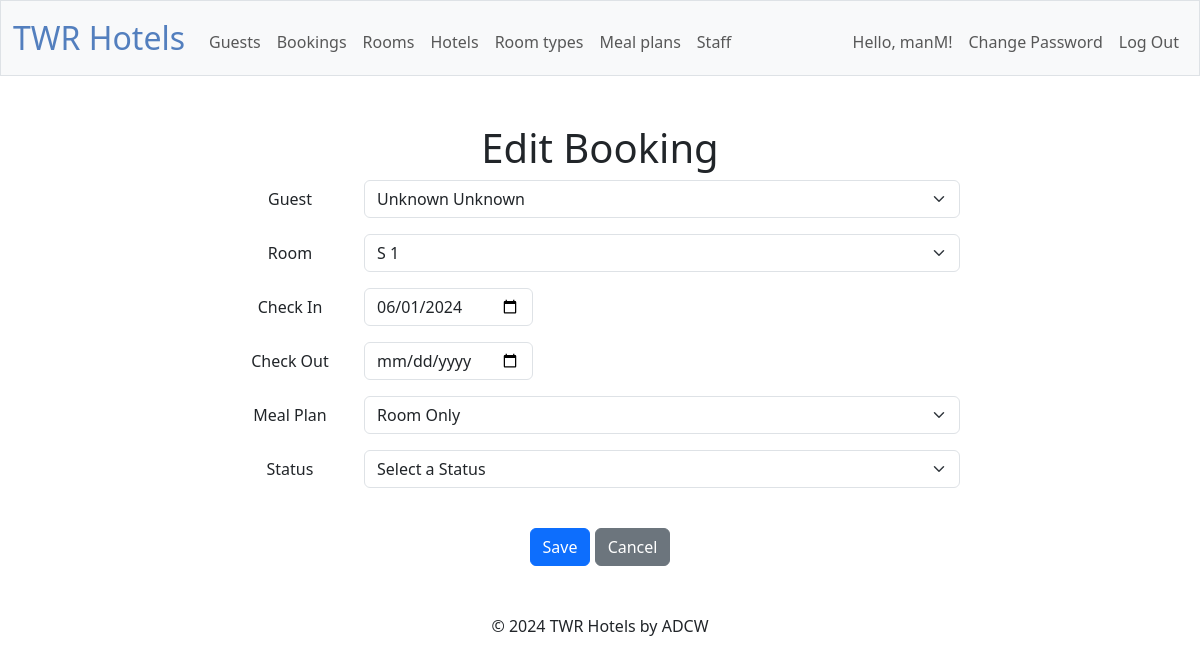
The app's page /edit_booking?bookingid=1 (signed in) with its own data.
### tables this page shows
CREATE TABLE "bookings" (bookingID INTEGER PRIMARY KEY AUTOINCREMENT NOT NULL, guestID INTEGER NOT NULL, roomID INTEGER NOT NULL, checkInDate DATE NOT NULL, checkOutDate DATE NOT NULL, mealPlanID INTEGER NOT NULL, statusID INTEGER, FOREIGN KEY (guestID) REFERENCES guests(guestID), FOREIGN KEY (roomID) REFERENCES rooms(roomID), FOREIGN KEY (mealPlanID) REFERENCES mealPlans(mealPlanID), FOREIGN KEY (statusID) REFERENCES status(statusID));

CREATE TABLE "guests" (guestID INTEGER PRIMARY KEY AUTOINCREMENT NOT NULL, firstName TEXT NOT NULL, lastName TEXT NOT NULL, dateOfBirth DATE NOT NULL, address TEXT, countryID INTEGER NOT NULL, phone INTEGER NOT NULL,  email TEXT NOT NULL, idType INTEGER NOT NULL, idNumber INTEGER NOT NULL, FOREIGN KEY (idType) REFERENCES identityDocs(idID), FOREIGN KEY (countryID) REFERENCES countries(num_code));

CREATE TABLE "rooms" (roomID INTEGER PRIMARY KEY AUTOINCREMENT NOT NULL, hotelID INTEGER NOT NULL, typeID INTEGER NOT NULL, statusID INTEGER NOT NULL, roomNo TEXT NOT NULL, FOREIGN KEY (hotelID) REFERENCES Hotels(hotelID),  FOREIGN KEY (typeID) REFERENCES "roomTypes"(typeID), FOREIGN KEY (statusID) REFERENCES status(statusID));

CREATE TABLE "mealPlans" (mealPlanID INTEGER PRIMARY KEY AUTOINCREMENT NOT NULL, name TEXT NOT NULL, statusID INTEGER NOT NULL, FOREIGN KEY (statusID) REFERENCES status(statusID));

### app.py (the view, shortened to what this page needs)
@app.route("/edit_booking", methods=["GET", "POST"])
@login_required
def edit_booking():
    bookingID = request.args.get("bookingid")
    booking = db.execute(
        "SELECT * FROM bookings WHERE bookingID = ?", bookingID)
    booking = booking[0] if booking else None
    guests = db.execute("SELECT * FROM guests")
    rooms = db.execute(
        "SELECT rooms.roomID, hotels.name as hotelName , roomTypes.name as roomTypeName, rooms.roomNo, status.status FROM rooms INNER JOIN hotels ON rooms.hotelID = hotels.hotelID INNER JOIN roomTypes ON rooms.typeID = roomTypes.typeID INNER JOIN status ON rooms.statusID = status.statusID WHERE hotels.hotelID = ? ORDER BY roomTypeName ASC, roomNo ASC", session["hotelID"])
    mealPlans = db.execute("SELECT * FROM mealPlans WHERE statusID = 1")
    allStatus = db.execute("SELECT * FROM status")
    return render_template("edit_booking.html", booking=booking, guests=guests, rooms=rooms, mealPlans=mealPlans, allStatus=allStatus)

### app.py (called while the page is built)
@app.after_request
def after_request(response):
    response.headers["Cache-Control"] = "no-cache, no-store, must-revalidate"
    response.headers["Expires"] = 0
    response.headers["Pragma"] = "no-cache"
    return response

### templates/edit_booking.html (shortened to what this page needs)
{% extends "layout.html" %}
{% block main %}
    <h1>Edit Booking</h1>
     <div class="container">
        <div class="row">
            <div class="col-md-8 offset-md-2">
                <form action="/edit_booking" method="post">
                    <div class="mb-3 row">
                        <label for="guestID" class="col-sm-2 col-form-label">Guest</label>
                        <div class="col-sm-10">
                        <select class="form-select" id="guestID" name="guestID" autofocus>
                            {% for guest in guests %}
                                <option value="{{ guest['guestID'] }}" {% if guest['guestID'] == booking['guestID'] %} selected {% endif %}> {{ guest['firstName'] }} {{ guest['lastName'] }}</option>
                            {% endfor %}
                        </select>
                        </div>
                    </div>
                    <div class="mb-3 row">
                        <label for="roomID" class="col-sm-2 col-form-label">Room</label>
                        <div class="col-sm-10">
                            <select class="form-select" id="roomID" name="roomID">
                                {% for room in rooms %}
                                    <option value="{{ room['roomID'] }}" {% if room['roomID'] == booking['roomID'] %} selected {% endif %}>{{ room['roomNo'] }}</option>
                                {% endfor %}
                            </select>
                        </div>
                    </div>
                    <div class="mb-3 row">
                        <label for="checkIn" class="col-sm-2 col-form-label">Check In</label>
                        <div class="col-sm-10">
                            <input class="form-control w-auto" id="checkIn" name="checkIn" type="date" value="{{booking['checkInDate']}}">
                        </div>
                    </div>
                    <div class="mb-3 row">
                        <label for="checkOut" class="col-sm-2 col-form-label">Check Out</label>
                        <div class="col-sm-10">
                            <input class="form-control w-auto" id="checkOut" name="checkOut" type="date" value="{{booking['checkoutDate']}}">
                        </div>
                    </div>
                    <div class="mb-3 row">
                        <label for="mealPlan" class="col-sm-2 col-form-label">Meal Plan</label>
                        <div class="col-sm-10">
                            <select class="form-select" id="mealPlan" name="mealPlan">
                                {% for meal in mealPlans %}
                                    <option value="{{ meal['mealPlanID'] }}" {% if meal['mealPlanID'] == booking['mealPlanID'] %} selected {% endif %}>{{ meal['name'] }}</option>
                                {% endfor %}
                            </select>
                        </div>
                    </div>
                    <div class="mb-3 row">
                        <label for="status" class="col-sm-2 col-form-label">Status</label>
                        <div class="col-sm-10">
                            <select class="form-select" id="status" name="status">
                                <option value="" disabled selected>Select a Status</option>
                            </select>
                        </div>
                    </div>
                    <br>
                    <div>
                        <button type="submit" class="btn btn-primary">Save</button>
                        <a href="/bookings" class="btn btn-secondary">Cancel</a>
                    </div>
                </form>
            </div>
        </div>
    </div>
{% endblock %}

### static/styles.css (style rules this page uses)
button, input[type="submit"] { background-color: #d9edff; border: 1px solid transparent; border-radius: 0.25rem; font-size: 0.95rem; font-weight: 400; line-height: 1.5; padding: 0.375rem 0.75rem; text-align: center; transition: color 0.15s ease-in-out, background-color 0.15s ease-in-out, border-color 0.15s ease-in-out, box-shadow 0.15s ease-in-out; vertical-align: middle; }

### records on screen
bookings: guestID "Unknown Unknown", roomID "S 1", checkIn "06/01/2024", mealPlan "Room Only"

### other values on screen
{{ session["username"] }} "manM"
